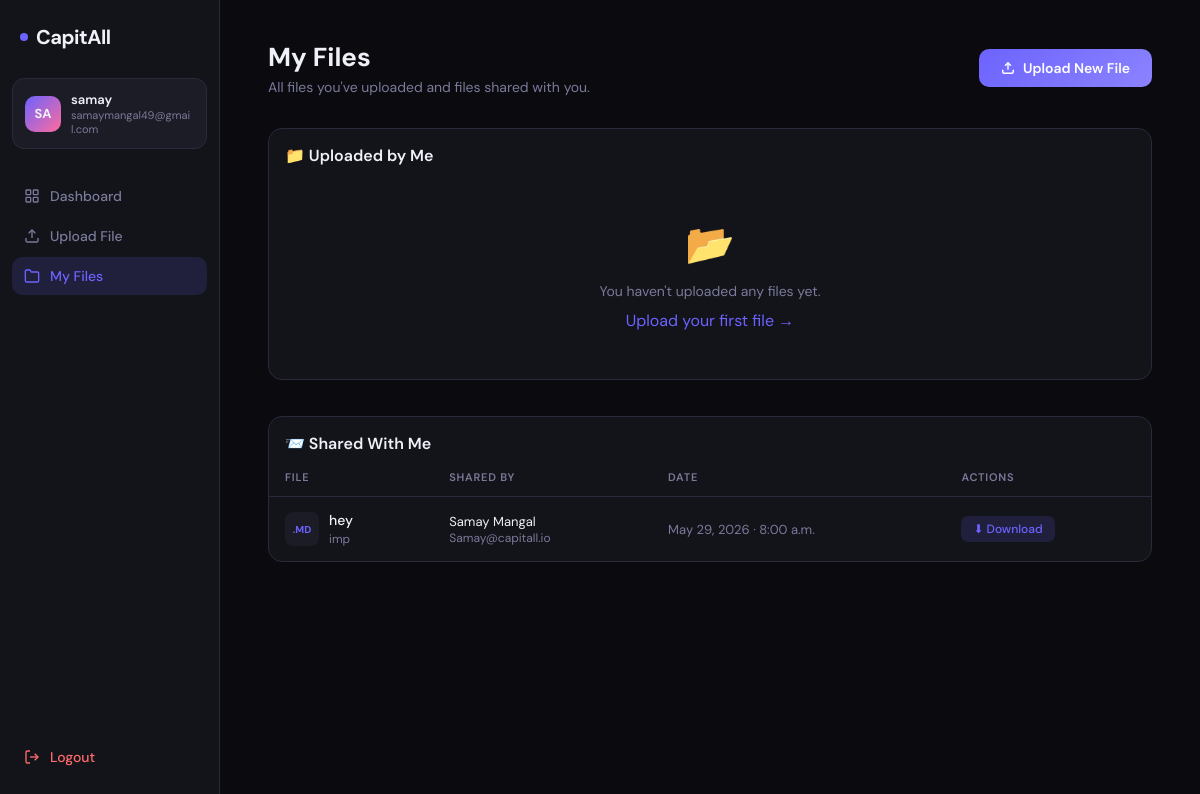
/files/ (signed in), run on the app's committed database.
### work/models.py (models this page shows, shortened)
class SharedFile(models.Model):
    title        = models.CharField(max_length=255)
    file         = models.FileField(upload_to=upload_to)
    uploaded_by  = models.ForeignKey(User, on_delete=models.CASCADE, related_name='uploaded_files')
    shared_with  = models.ManyToManyField(User, blank=True, related_name='received_files')
    uploaded_at  = models.DateTimeField(auto_now_add=True)
    description  = models.TextField(blank=True)
    def filename(self):
        return os.path.basename(self.file.name)

### work/views.py (the view)
# urls.py: path('files/',            views.file_list,         name='file_list'),
@login_required
def file_list(request):
    my_files       = SharedFile.objects.filter(uploaded_by=request.user)
    shared_with_me = SharedFile.objects.filter(shared_with=request.user)
    return render(request, 'files.html', {
        'my_files':       my_files,
        'shared_with_me': shared_with_me,
        'user_name':      request.session.get('user_name'),
        'user_email':     request.session.get('user_email'),
    })

### work/templates/files.html (shortened to what this page needs)
<!DOCTYPE html>
<html lang="en">
<head>
</head>
<body>
<aside class="sidebar">
  <a href="{% url 'dashboard' %}" class="logo">
    <div class="logo-dot"></div>
    CapitAll
  </a>
  <div class="user-card">
    <div class="avatar">{{ user_name|slice:":2"|upper }}</div>
    <div class="user-info">
      <div class="name">{{ user_name }}</div>
      <div class="email">{{ user_email }}</div>
    </div>
  </div>
  <nav>
    <a href="{% url 'dashboard' %}" class="nav-item">
      <svg fill="none" stroke="currentColor" stroke-width="2" viewBox="0 0 24 24"><rect x="3" y="3" width="7" height="7" rx="1"/><rect x="14" y="3" width="7" height="7" rx="1"/><rect x="3" y="14" width="7" height="7" rx="1"/><rect x="14" y="14" width="7" height="7" rx="1"/></svg>
      Dashboard
    </a>
    <a href="{% url 'upload_file' %}" class="nav-item">
      <svg fill="none" stroke="currentColor" stroke-width="2" viewBox="0 0 24 24"><path d="M21 15v4a2 2 0 0 1-2 2H5a2 2 0 0 1-2-2v-4"/><polyline points="17 8 12 3 7 8"/><line x1="12" y1="3" x2="12" y2="15"/></svg>
      Upload File
    </a>
    <a href="{% url 'file_list' %}" class="nav-item active">
      <svg fill="none" stroke="currentColor" stroke-width="2" viewBox="0 0 24 24"><path d="M22 19a2 2 0 0 1-2 2H4a2 2 0 0 1-2-2V5a2 2 0 0 1 2-2h5l2 3h9a2 2 0 0 1 2 2z"/></svg>
      My Files
    </a>
  </nav>
  <a href="{% url 'logout' %}" class="logout">
    <svg width="16" height="16" fill="none" stroke="currentColor" stroke-width="2" viewBox="0 0 24 24"><path d="M9 21H5a2 2 0 0 1-2-2V5a2 2 0 0 1 2-2h4"/><polyline points="16 17 21 12 16 7"/><line x1="21" y1="12" x2="9" y2="12"/></svg>
    Logout
  </a>
</aside>
<main class="main">
  <div class="page-header">
    <div>
      <h1>My Files</h1>
      <p>All files you've uploaded and files shared with you.</p>
    </div>
    <a href="{% url 'upload_file' %}" class="btn-primary">
      <svg width="14" height="14" fill="none" stroke="currentColor" stroke-width="2.5" viewBox="0 0 24 24"><path d="M21 15v4a2 2 0 0 1-2 2H5a2 2 0 0 1-2-2v-4"/><polyline points="17 8 12 3 7 8"/><line x1="12" y1="3" x2="12" y2="15"/></svg>
      Upload New File
    </a>
  </div>
  <div class="file-table-wrap">
    <div class="section-title">📁 Uploaded by Me</div>
    {% if my_files %}
    <table class="file-table">
      <thead>
        <tr>
          <th>File</th>
          <th>Uploaded</th>
          <th>Status</th>
          <th>Actions</th>
        </tr>
      </thead>
      <tbody>
        {% for f in my_files %}
        <tr>
          <td>
            <div class="file-name-cell">
              <span class="file-ext">{{ f.filename|slice:"-3:" }}</span>
              <div>
                <div class="file-title">{{ f.title }}</div>
                {% if f.description %}<div class="file-desc">{{ f.description|truncatechars:60 }}</div>{% endif %}
              </div>
            </div>
          </td>
          <td style="color:var(--muted);font-size:13px;">{{ f.uploaded_at|date:"M d, Y · g:i a" }}</td>
          <td>
            {% if f.shared_with.count > 0 %}
              <span class="badge shared">🔗 Shared with {{ f.shared_with.count }} user{{ f.shared_with.count|pluralize }}</span>
            {% else %}
              <span class="badge private">🔒 Private</span>
            {% endif %}
          </td>
          <td>
            <div class="btn-group">
              <a href="{{ f.file.url }}" download class="action-btn download">⬇ Download</a>
              <a href="{% url 'share_file' f.pk %}" class="action-btn share">🔗 Share</a>
              <a href="{% url 'delete_file' f.pk %}" class="action-btn delete" onclick="return confirm('Delete \'{{ f.title }}\'? This cannot be undone.')">🗑 Delete</a>
            </div>
          </td>
        </tr>
        {% endfor %}
      </tbody>
    </table>
    {% else %}
    <div class="empty">
      <div class="empty-icon">📂</div>
      <p>You haven't uploaded any files yet.</p>
      <a href="{% url 'upload_file' %}">Upload your first file →</a>
    </div>
    {% endif %}
  </div>
  <div class="file-table-wrap">
    <div class="section-title">📨 Shared With Me</div>
    {% if shared_with_me %}
    <table class="file-table">
      <thead>
        <tr>
          <th>File</th>
          <th>Shared By</th>
          <th>Date</th>
          <th>Actions</th>
        </tr>
      </thead>
      <tbody>
        {% for f in shared_with_me %}
        <tr>
          <td>
            <div class="file-name-cell">
              <span class="file-ext">{{ f.filename|slice:"-3:" }}</span>
              <div>
                <div class="file-title">{{ f.title }}</div>
                {% if f.description %}<div class="file-desc">{{ f.description|truncatechars:60 }}</div>{% endif %}
              </div>
            </div>
          </td>
          <td style="font-size:13px;">
            <div>{{ f.uploaded_by.get_full_name|default:f.uploaded_by.username }}</div>
            <div style="color:var(--muted);font-size:12px;">{{ f.uploaded_by.email }}</div>
          </td>
          <td style="color:var(--muted);font-size:13px;">{{ f.uploaded_at|date:"M d, Y · g:i a" }}</td>
          <td>
            <a href="{{ f.file.url }}" download class="action-btn download">⬇ Download</a>
          </td>
        </tr>
        {% endfor %}
      </tbody>
    </table>
    {% else %}
    <div class="empty">
      <div class="empty-icon">📬</div>
      <p>No files have been shared with you yet.</p>
    </div>
    {% endif %}
  </div>
</main>
</body>
</html>

### work/templates/files.html (style rules this page uses)
*, *::before, *::after { box-sizing: border-box; margin: 0; padding: 0; }
:root { --bg:#0a0a0f; --surface:#13131a; --surface2:#1c1c27; --border:#2a2a3a; --accent:#6c63ff; --accent2:#ff6b9d; --accent3:#00d4aa; --text:#f0f0f8; --muted:#7a7a9a; --success:#00d4aa; --danger:#ff6b6b; }
body { font-family:'DM Sans',sans-serif; background:var(--bg); color:var(--text); display:flex; min-height:100vh; }
.sidebar { width:220px; min-height:100vh; background:var(--surface); border-right:1px solid var(--border); display:flex; flex-direction:column; padding:24px 0; flex-shrink:0; position:fixed; top:0; left:0; bottom:0; overflow-y:auto; }
.logo { display:flex; align-items:center; gap:8px; padding:0 20px 28px; font-size:20px; font-weight:700; letter-spacing:-0.5px; color:var(--text); text-decoration:none; }
.logo-dot { width:8px; height:8px; background:var(--accent); border-radius:50%; flex-shrink:0; }
.user-card { margin:0 12px 28px; background:var(--surface2); border:1px solid var(--border); border-radius:12px; padding:12px; display:flex; align-items:center; gap:10px; }
.avatar { width:36px; height:36px; border-radius:10px; background:linear-gradient(135deg,var(--accent),var(--accent2)); display:flex; align-items:center; justify-content:center; font-weight:700; font-size:13px; flex-shrink:0; }
.user-info .name { font-size:13px; font-weight:600; }
.user-info .email { font-size:11px; color:var(--muted); word-break:break-all; }
nav { flex:1; padding:0 12px; }
.nav-item { display:flex; align-items:center; gap:10px; padding:10px 12px; border-radius:10px; font-size:14px; font-weight:500; color:var(--muted); transition:all .18s; margin-bottom:2px; text-decoration:none; }
.nav-item.active { background:rgba(108,99,255,.15); color:var(--accent); }
.nav-item svg { width:16px; height:16px; flex-shrink:0; }
.logout { margin:0 12px; display:flex; align-items:center; gap:10px; padding:10px 12px; border-radius:10px; font-size:14px; font-weight:500; color:var(--danger); transition:all .18s; text-decoration:none; }
.main { flex:1; margin-left:220px; padding:40px 48px; }
.page-header { display:flex; align-items:center; justify-content:space-between; margin-bottom:32px; }
.page-header h1 { font-size:26px; font-weight:700; }
.page-header p { color:var(--muted); margin-top:4px; font-size:14px; }
.btn-primary { background:linear-gradient(135deg,var(--accent),#8b83ff); border:none; color:#fff; border-radius:10px; padding:10px 22px; font-size:14px; font-weight:600; cursor:pointer; text-decoration:none; display:inline-flex; align-items:center; gap:8px; transition:opacity .15s,transform .1s; white-space:nowrap; }
.file-table-wrap { background:var(--surface); border:1px solid var(--border); border-radius:14px; overflow:hidden; margin-bottom:36px; }
.file-table { width:100%; border-collapse:collapse; }
.file-table th { font-size:11px; font-weight:600; color:var(--muted); text-transform:uppercase; letter-spacing:.07em; padding:12px 16px; text-align:left; border-bottom:1px solid var(--border); background:var(--surface); }
.file-table td { padding:14px 16px; font-size:14px; border-bottom:1px solid var(--border); vertical-align:middle; }
.file-table tr:last-child td { border-bottom:none; }
.file-name-cell { display:flex; align-items:center; gap:10px; }
.file-ext { display:inline-flex; align-items:center; justify-content:center; width:34px; height:34px; border-radius:8px; font-size:10px; font-weight:700; background:var(--surface2); color:var(--accent); flex-shrink:0; text-transform:uppercase; }
.file-title { font-weight:500; }
.file-desc { font-size:12px; color:var(--muted); margin-top:2px; }
.action-btn { display:inline-flex; align-items:center; gap:5px; padding:5px 12px; border-radius:7px; font-size:12px; font-weight:500; text-decoration:none; transition:opacity .15s; border:none; cursor:pointer; font-family:inherit; }
.action-btn.download { background:rgba(108,99,255,.15); color:var(--accent); }
.section-title { font-size:16px; font-weight:600; padding:16px 16px 0; margin-bottom:4px; }
.empty { text-align:center; padding:48px 20px; color:var(--muted); }
.empty .empty-icon { font-size:40px; margin-bottom:12px; }
.empty p { font-size:14px; }
.empty a { color:var(--accent); text-decoration:none; margin-top:10px; display:inline-block; }

### data on the page
SharedFile: filename ".MD", title "hey", description "imp", uploaded_by.get_full_name "Samay Mangal", uploaded_by.email "Samay@capitall.io", uploaded_at "May 29, 2026 · 8:00 a.m."

### other printed values
{{ user_name|slice:":2"|upper }} "SA"
{{ user_name }} "samay"
{{ user_email }} "samaymangal49@gmail.com"
